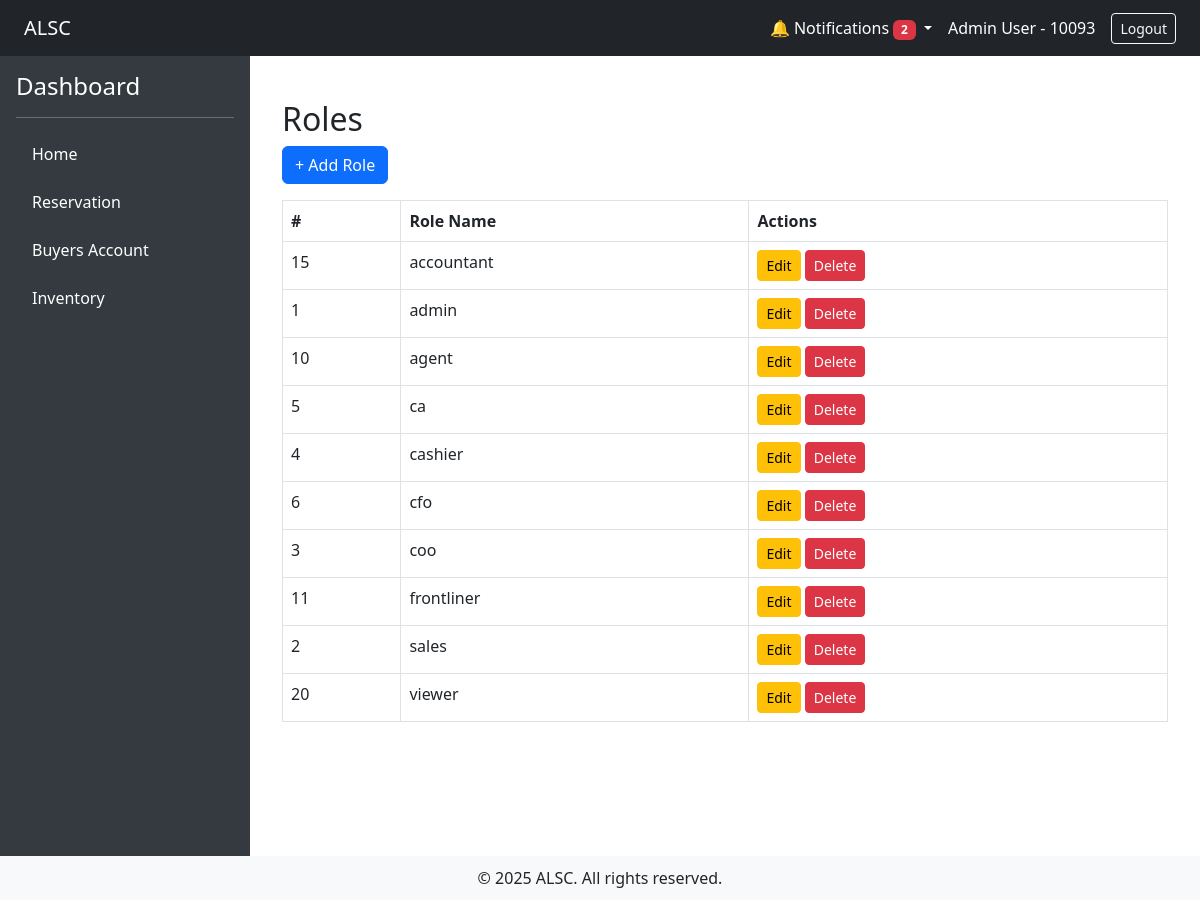
Page /?url=role/index (signed in) on the earlier database version.
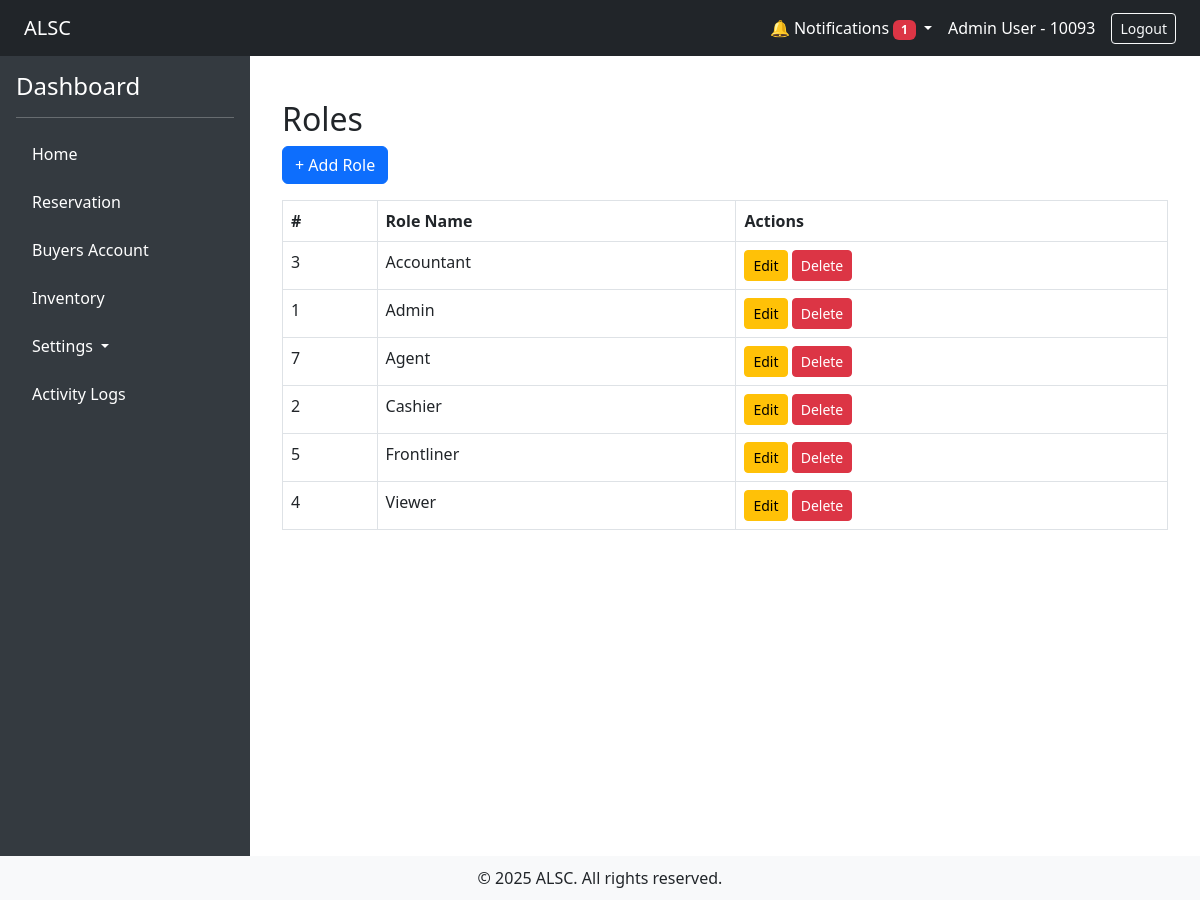
Same page on the later database version.
### tables this page shows
CREATE TABLE `roles` (
  `id` int(11) NOT NULL,
  `name` varchar(50) NOT NULL
);

### app/controllers/role_controller.php (called while the page is built, shortened)
<?php
require_once __DIR__ . '/../models/Roles.php';
require_once __DIR__ . '/../models/PermissionRole.php';
class Role extends Controller
{
    public function index()
    {
        $roles = Roles::all();
        return $this->view('admin/roles/index', ['roles' => $roles]);
    }
}

### app/core/App.php (called while the page is built, shortened)
<?php
class App
{
    protected $method = 'index';
    public function __construct()
    {
        $url = $this->parseUrl();
        if ($url) {
            if (file_exists(__DIR__ . '/../controllers/' . $url[0] . '_controller.php')) {
                unset($url[0]);
            }
        }
        $this->controller = new $this->controller;
        if (isset($url[1])) {
            if (method_exists($this->controller, $url[1])) {
                $this->method = $url[1];
                unset($url[1]);
            }else $this->method = "notfound";
        }
        $this->params = $url ? array_values($url) : [];
        call_user_func_array([$this->controller, $this->method], $this->params);
    }
    public function parseUrl()
    {
        if (isset($_GET['url'])) {
            return explode('/', filter_var(rtrim($_GET['url'], '/'), FILTER_SANITIZE_URL));
        }
    }
}

### index.php (called while the page is built, shortened)
<?php
require_once './app/init.php';
$app = new App;

### app/config/Connection.php (called while the page is built, shortened)
<?php
class Connection
{
    private static $instance;
    private $conn;
    public function __construct()
    {
        try {
            $dbh = "mysql:host=". DB_HOST .";dbname=". DB_NAME ;
            $this->conn = new PDO($dbh, DB_USER , DB_PASS);
            $this->conn->setAttribute(PDO::ATTR_ERRMODE, PDO::ERRMODE_EXCEPTION);
        } catch (PDOException $e) {
            echo "Connection failed: " . $e->getMessage();
        }
    }
    public static function getInstance()
    {
        if (!self::$instance) {
            self::$instance = new Connection();
        }
        return self::$instance;
    }
    public function getConnection()
    {
        return $this->conn;
    }
}

### app/models/Roles.php (called while the page is built, shortened)
<?php
require_once __DIR__ . '/../core/Model.php';
class Roles extends Model
{
    public static function all()
    {
        $instance = new static();
        $stmt = $instance->db->prepare("SELECT * FROM {$instance->table}");
        $stmt->execute();
        return $stmt->fetchAll(\PDO::FETCH_OBJ);
    }
}

### app/core/Model.php (called while the page is built, shortened)
<?php
class Model
{
    public function __construct()
    {
        $this->db = Connection::getInstance()->getConnection();
    }
}

### app/init.php (called while the page is built, shortened)
<?php
require_once 'config/Connection.php';
require_once 'core/App.php';
require_once 'core/Controller.php';
require_once 'helpers/activity_helper.php';
require_once 'helpers/notif_helper.php';
require_once 'helpers/auth_helper.php';
function url($path = '')
{
    $base = rtrim('/alsc_app', '/');
    $path = ltrim($path, '/');
    return $base . '/?url=' . $path;
}

### app/helpers/activity_helper.php (called while the page is built, shortened)
<?php
function current_user_id() {
    return $_SESSION['user']['employee_id'] ?? null;
}

### app/helpers/notif_helper.php (called while the page is built, shortened)
<?php
require_once __DIR__ . '/../core/Model.php';
class Notification extends Model {
    public static function unread($user_id) {
        $instance = new static();
        $stmt = $instance->db->prepare("SELECT * FROM notifications WHERE user_id = ? AND is_read = 0 ORDER BY created_at DESC");
        $stmt->execute([$user_id]);
        return $stmt->fetchAll(PDO::FETCH_OBJ);
    }
}

### app/helpers/auth_helper.php (called while the page is built, shortened)
<?php
require_once __DIR__ . '/../models/PermissionRole.php';
function can($permission)
{
    if (!isset($_SESSION['user']['permissions'])) {
        $role_id = $_SESSION['user']['role_id'];
        $permissionObjects = PermissionRole::getPermissionsForRole($role_id);
    }
    return in_array($permission, $_SESSION['user']['permissions']);
}

### app/models/PermissionRole.php (called while the page is built, shortened)
<?php
require_once __DIR__ . '/../core/Model.php';
class PermissionRole extends Model
{
    public static function getPermissionsForRole($role_id)
    {
        $instance = new static();
        $stmt = $instance->db->prepare("
            SELECT p.* FROM permissions p
            JOIN permission_role pr ON p.id = pr.permission_id
            WHERE pr.role_id = ?
        ");
        $stmt->execute([$role_id]);
        return $stmt->fetchAll(\PDO::FETCH_OBJ);
    }
}

### app/views/admin/roles/index.php (the view, shortened to what the changed rows need)
<div class="container mt-4">
    <h2>Roles</h2>
    <table class="table table-bordered">
        <thead>
            <tr>
                <th>#</th>
                <th>Role Name</th>
                <th>Actions</th>
            </tr>
        </thead>
        <tbody>
            <?php foreach ($roles as $role): ?>
                <tr>
                    <td><?= $role->id ?></td>
                    <td><?= htmlspecialchars($role->name) ?></td>
                    <td>
                        <a href="<?= url('role/edit/'). $role->id ?>" class="btn btn-sm btn-warning">Edit</a>
                        <a href="<?= url('role/delete/') . $role->id ?>" class="btn btn-sm btn-danger" onclick="return confirm('Delete this role?')">Delete</a>
                    </td>
                </tr>
            <?php endforeach; ?>
        </tbody>
    </table>
</div>

### app/views/layouts/main.php (shortened to what the changed rows need)
<!DOCTYPE html>
<html lang="en">
<head>
    <link href="https://cdn.jsdelivr.net/npm/bootstrap@5.3.0/dist/css/bootstrap.min.css" rel="stylesheet">
</head>
<body>
<div class="d-flex flex-column">
    <nav class="navbar navbar-expand-lg navbar-dark bg-dark px-4">
        <div class="ms-auto d-flex align-items-center">
            <?php
            $notifications = Notification::unread(current_user_id());
            $unreadCount = count($notifications);
            ?>
            <div class="nav-item dropdown me-3">
                <a class="nav-link dropdown-toggle text-white" href="#" role="button" data-bs-toggle="dropdown">
                    🔔 Notifications
                    <?php if ($unreadCount > 0): ?>
                        <span class="badge bg-danger" id="unreadCount"><?= $unreadCount ?></span>
                    <?php endif; ?>
                </a>
            </div>
        </div>
    </nav>
    <div class="d-flex">
        <div class="sidebar p-3">
            <ul class="nav flex-column">
                <?php if (can('manage_users') || can('manage_permissions') || can('manage_roles')): ?>
                    <li class="nav-item dropdown mb-2">
                        <a class="nav-link dropdown-toggle text-white" href="#" id="navbarDropdown" role="button" data-bs-toggle="dropdown" aria-expanded="false">
                            <i class="bi bi-gear-fill"></i> Settings
                        </a>
                    </li>
                <?php endif; ?>
                <?php if (can('view_logs')): ?>
                    <li class="nav-item mb-2">
                        <a href="<?= url('logs/index') ?>" class="nav-link">Activity Logs</a>
                    </li>
                <?php endif; ?>
            </ul>
        </div>
        <div class="content w-100">
            <?php echo $content; ?>
        </div>
    </div>
</div>
</body>
</html>

Differences in the rows shown:
removed roles: id "15", name "accountant"
removed roles: id "10", name "agent"
removed roles: id "6", name "cfo"
removed roles: id "11", name "frontliner"
removed roles: id "20", name "viewer"
changed roles id 3: name "coo" → "Accountant"; moves up the list
changed roles id 1: name "admin" → "Admin"
added roles: id "7", name "Agent"
changed roles id 2: name "sales" → "Cashier"; moves up the list
changed roles id 5: name "ca" → "Frontliner"
changed roles id 4: name "cashier" → "Viewer"
Other differences:
$unreadCount: "2" → "1"
text now shown: "Settings Activity Logs"
